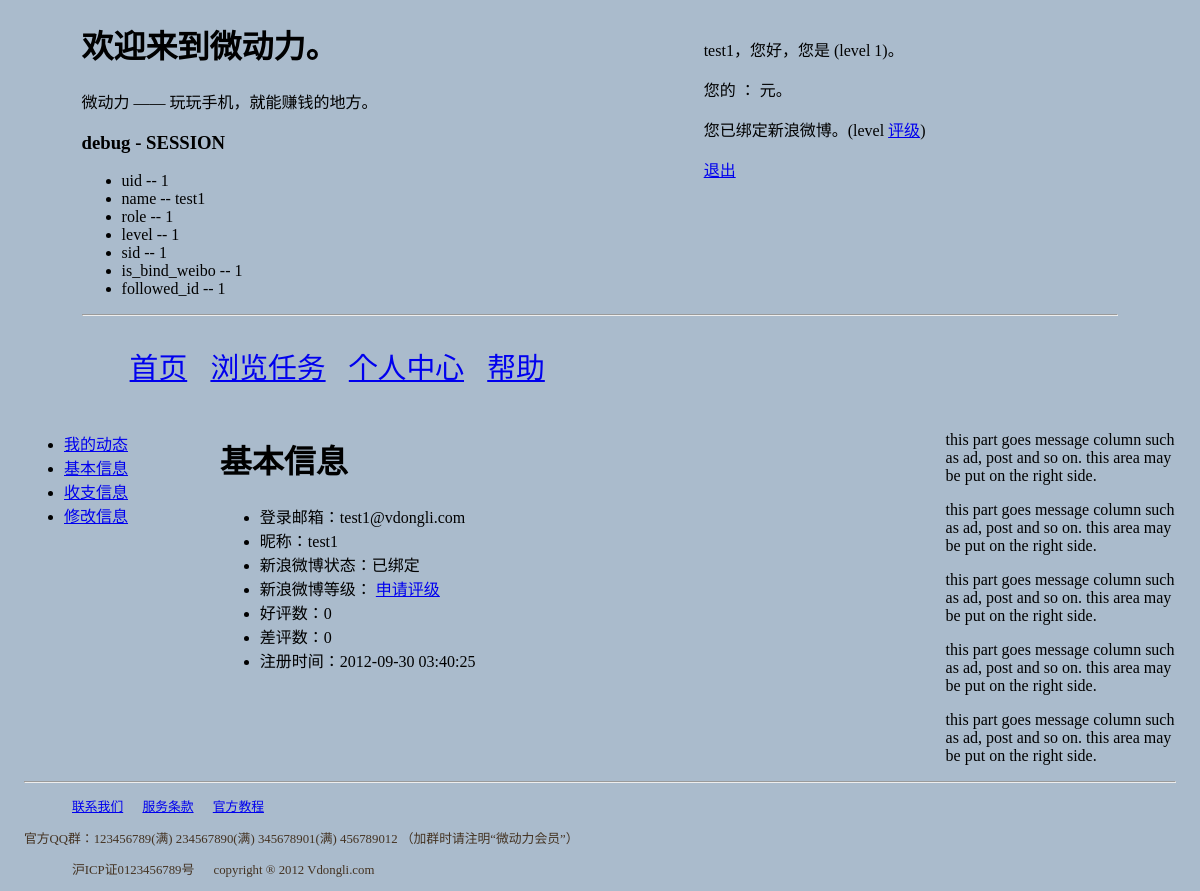
Page /my.php?data=basic (signed in) on the committed database.
### tables this page shows
CREATE TABLE `user` (
	user_id INT UNSIGNED AUTO_INCREMENT NOT NULL,
	email VARCHAR(50) ,
	nick_name VARCHAR(50) NOT NULL,
	pass CHAR(40) ,
    role TINYINT UNSIGNED NOT NULL DEFAULT 1,   
     
     
    status TINYINT UNSIGNED NOT NULL DEFAULT 1,
     
     
     
     
    bind_status SMALLINT UNSIGNED DEFAULT 0,   
     
     
	level TINYINT default 1,   
	pro TINYINT UNSIGNED DEFAULT 0,  
	con TINYINT UNSIGNED DEFAULT 0,  
	task_taken INT UNSIGNED DEFAULT 0,   
	task_finished INT UNSIGNED DEFAULT 0,    
     
         
    total_money INT UNSIGNED DEFAULT 0,     
         
    realtime_money INT UNSIGNED DEFAULT 0,  
    cell_phone CHAR(11) DEFAULT NULL,     
	reg_time DATETIME NOT NULL,
	PRIMARY KEY(user_id),
	UNIQUE (email),
	UNIQUE (nick_name),
	INDEX (email(25))
);

### config.php (called while the page is built, shortened)
<?php
$siteRoot = "http://vdl.viivtech.com/";
$qqgroup_status = "123456789(满) 234567890(满) 345678901(满) 456789012 （加群时请注明“微动力会员”）";
?>

### dbConf.php (called while the page is built, shortened)
<?php
	$host = 'localhost';
	$db = 'vdl';
	$user = 'vdl_user';
	$pwd = 'asvdl_user';
	$dbServs = array($host, $db, $user, $pwd);
?>

### lib/dbo.class.php (called while the page is built, shortened)
<?php
class dbex {
	private $dbc;
	public function __construct($dbServs)
	{
		$this->dbc = new mysqli($dbServs[0], $dbServs[2], $dbServs[3], $dbServs[1]);
		return $this->dbc;
	}
	public function query($sql)
	{
		return $this->dbc->query($sql);
	}
	public function getRow( $sql )
	{ 	if( DEBUG ) {
		$result=$this->query($sql); if(!$result) { echo "debug: cdbex, $sql. any error:". $this->dbc->error. "errorno: ".$this->dbc->errno."\$result = $result."; }
		} else {
		$result=$this->query($sql) or die('<script type="text/javascript">location.href="servtools/error.php?error_type=dberr";</script>');
		}
		return $result->fetch_array();
	}
}
?>

### my.php (the view, shortened to what this page needs)
<?php
include_once("config.php");
include_once("lib/saetv2.ex.class.php");
$csfile = array("style/main.css", "style/solo.css");
?>
<?php
if(is_login()) {
	require_once("lib/dbo.class.php");
	$dbo = new dbex($dbServs);
    if(!isset($_GET['data'])) {
        $data = 'action';
    } else {
        $data = $_GET['data'];
    }
	switch($data) {
		case 'basic':
			$sql = "select email, pro, con, reg_time from user where user_id = '{$_SESSION['uid']}' limit 1";
			$res = $dbo->getRow($sql);
			$email = $res['email'];
			$pro = $res['pro'];
			$con = $res['con'];
			$reg_time = $res['reg_time'];
        break;
	}
} else {
	header("Location:index.php");
    exit();
}
?>
<?php
include("uiparts/docheader.php");
?>
<body>
	<?php include("uiparts/header.php"); ?>
	<div id="func_column">
		<ul>
			<li><a href="my.php?data=action">我的动态</a></li>
			<li><a href="my.php?data=basic">基本信息</a></li>
			<li><a href="my.php?data=money">收支信息</a></li>
			<li><a href="my.php?data=change">修改信息</a></li>
		</ul>
	</div>
	<div id="main_content">
	<?php if('money' == $data) { ?>
		<h1>详细收支情况</h1>
		<ul>
            <?php $role_db = user_role_switch($_SESSION['role'], true);?>
			<li>账户当前<?php if(1 == $role_db){echo '收益';}else{echo '余额';}?>：<?php echo $realtime_user_money.' 元。'; ?></li>
			<li>账户总<?php if(1 == $role_db){echo '收益';}else{echo '投入';}?>：<?php echo $total_user_money.' 元。'; ?></li>
			<li><?php if(1 == $role_db){echo '承接';}else{echo '发布';}?>任务数：<?php echo $task_taken; ?> </li>
			<li><?php if(1 == $role_db){echo '完成';}else{echo '完结';}?>任务数：<?php echo $task_finished; ?></li>
			<li>微动力等级：<?php echo $_SESSION['level']; ?></li>
		</ul>
	<?php } else if('basic' == $data) {?>
		<h1>基本信息</h1>
		<ul>
			<li>登录邮箱：<?php if(empty($email)) { echo '尚未设定 <a href="my.php?data=change">现在设定</a>';} else {echo $email;} ?></li>
			<li>昵称：<?php echo $_SESSION['name']; ?></li>
			<li>新浪微博状态：<?php if(empty($_SESSION['sid'])) {echo '尚未绑定';} else {echo '已绑定';} ?></li>
			<li>新浪微博等级：<?php echo $_SESSION['slevel'].' ';echo '<a href="action/evaluate.php" >申请评级</a>'?></li>
			<li>好评数：<?php echo $pro; ?></li>
			<li>差评数：<?php echo $con; ?></li>
			<li>注册时间：<?php echo $reg_time; ?></li>
		</ul>
	<?php } ?>
	</div>
	<?php include("uiparts/messcol.php");?>
	<?php include("uiparts/footer.php");?>
</body>
</html>

### uiparts/docheader.php (shortened to what this page needs)
<!DOCTYPE html PUBLIC "-//W3C//DTD XHTML 1.0 Strict//EN" "http://www.w3.org/TR/xhtml1/DTD/xhtml1-strict.dtd">
<html xmls="http://www.w3.org/1999/xhtml">
<head>
	<?php
	foreach($csfile as $path) {
	echo '<link rel="stylesheet" href="'.$path.'" type="text/css">';
	}
	?>
</head>

### uiparts/header.php (shortened to what this page needs)
	<div id="wrapper">
	<div id="header">
	<div id="loginout">
<?php
include("log.php");
?>
	</div>
	<h1>欢迎来到微动力。</h1>
	<p>微动力 —— 玩玩手机，就能赚钱的地方。</p>
	<?php if(DEBUG) { ?>
	<div id="debug_session">
	<h3>debug - SESSION </h3>
	<ul>
	<?php foreach($_SESSION as $k => $v) {
		echo "<li>$k -- $v</li>\n\t";
	}
	?>
	</ul>
	</div>
	<?php } ?>
	<hr class="clear">
	<div id="navi_header">
<?php
include("navih.php");
?>
	</div></!-- end of DIV navi_header -->
	</div>

### uiparts/log.php (shortened to what this page needs)
<?php
   include_once('config.php');
if(isset($_SESSION['uid'])) {
       $user_realtime_money = $_SESSION['user_realtime_money'];
	echo "<p>{$_SESSION['name']}，您好，您是 $screen_type (level {$_SESSION['level']})。</p>";
       echo "<p>您的 $money_name ： $user_realtime_money 元。</p>";
	if(isset($_SESSION['sid'])) {
		echo "<p>您已绑定新浪微博。(level {$_SESSION['slevel']} <a href={$siteRoot}action/evaluate.php>评级</a>)</p>";
	} else {
		echo "<p>您需要绑定新浪微博才能做任务赚钱</p><a href=\"$authURL\">现在就绑定</a>";
	}
echo "<p><a href=\"action/logout.php\">退出</a></p>";
} ?>

### uiparts/navih.php (shortened to what this page needs)
<ul class="block">
	<li><a href="index.php">首页</a></li>
	<?php if (isset($_SESSION['uid'])) {?>
	<li><a href="task.php">浏览任务</a></li>
	<li><a href="my.php">个人中心</a></li>
	<?php }?>
	<li><a href="help.php">帮助</a></li>
</ul>

### uiparts/messcol.php
<div id="message_column" >
	<p>this part goes message column such as ad, post and so on. this area may be put on the right side.</p>
	<p>this part goes message column such as ad, post and so on. this area may be put on the right side.</p>
	<p>this part goes message column such as ad, post and so on. this area may be put on the right side.</p>
	<p>this part goes message column such as ad, post and so on. this area may be put on the right side.</p>
	<p>this part goes message column such as ad, post and so on. this area may be put on the right side.</p>
</div>

### uiparts/footer.php
<div id="footer">
<hr class="clear" />
<div id="navi_footer">
<ul class="block">
	<li><a href="contact.php">联系我们</a></li>
	<li><a href="terms.php">服务条款</a></li>
	<li><a href="blog.php">官方教程</a></li>
</ul>
<div id="qqgroup">
<p>官方QQ群：<?php echo $qqgroup_status;?></p>
</div>
</div>
<div id="copyright">
<ul class="block">
	<li>沪ICP证0123456789号</li>
	<li>copyright &reg; 2012 Vdongli.com</li>
</ul>
</div>
</div>
</div>

### style/main.css (style rules this page uses)
body { width: 96%; margin: auto; background-color: #abc; position: relative; }
div#header { width: 90%; margin: auto; }
ul.block li { margin: 8px; display: inline; }
.block { display: block; }
#navi_header { font-size: 1.8em; }
#footer { font-size: .8em; color: #432; }
hr.clear { clear: both; }
#func_column { width: 15%; position: relative; float: left; }
#main_content { width: 61%; position: relative; margin: 0 2%; float: left; }
#message_column { width: 20%; position: relative; float: right; }
#loginout { width: 40%; position: relative; float: right; }

### rows in the picture
user: email "test1@vdongli.com", pro "0", con "0", reg_time "2012-09-30 03:40:25"

### other values in the picture
$_SESSION['name'] "test1"
$_SESSION['level'] "1"
$k "uid"
$v "1"
$k "name"
$v "test1"
$k "role"
$k "level"
$k "sid"
$k "is_bind_weibo"
$k "followed_id"
$qqgroup_status "123456789(满) 234567890(满) 345678901(满) 456789012 （加群时请注明“微动力会员”）"
